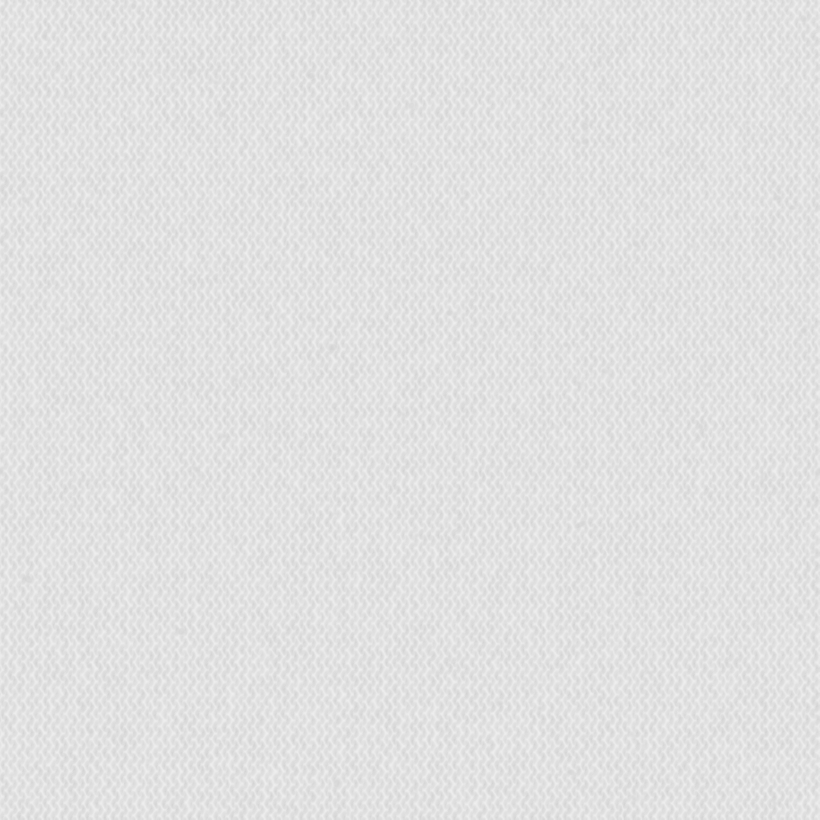
#> input picture data/fabric/fabric_0035_roughness_4k.jpg, 4096 x 4096 px (shown at 1/5 size)
$ python split_swatches_10h10v.py --input-dir ../data/fabric --output-dir out
#> lines starting #> are read from the running program, lines starting #| are printed output that depends on the picture
### paper_pipeline/cloth_pipeline_config.py
from __future__ import annotations

from pathlib import Path
from typing import Iterable, List

# -----------------------------------------------------------------------------
# Shared physical scale
# -----------------------------------------------------------------------------
REF_W_PX: int = 3755
REF_W_CM: float = 100.0
PX_PER_CM: float = REF_W_PX / REF_W_CM
SWATCH_CM: float = 10.0
SWATCH_PX: int = int(round(SWATCH_CM * PX_PER_CM))

# -----------------------------------------------------------------------------
# Shared processing parameters
# -----------------------------------------------------------------------------
ALPHA_THRESHOLD: int = 10
RANDOM_SEED: int = 42
VALID_IMAGE_EXTENSIONS = (".png", ".jpg", ".jpeg", ".webp")

# Greedy packing
PACK_SCAN_STEP_PX: int = 10
PACK_OFFSET_MODE: str = "coarse"  # single | coarse | full

# Segmentation
REMBG_MODEL_NAME: str = "u2net"

# Optional slicing
SLICE_PARTS: int = 10


def ensure_dir(path: Path | str) -> Path:
    out = Path(path)
    out.mkdir(parents=True, exist_ok=True)
    return out


def sorted_image_files(folder: Path | str, *, recursive: bool = False) -> List[Path]:
    folder = Path(folder)
    if not folder.exists():
        return []

    if recursive:
        candidates = folder.rglob("*")
    else:
        candidates = folder.iterdir()

    files = [
        path
        for path in candidates
        if path.is_file() and path.suffix.lower() in VALID_IMAGE_EXTENSIONS
    ]
    return sorted(files, key=lambda p: p.as_posix().lower())


def split_sizes(total: int, parts: int) -> List[int]:
    if parts <= 0:
        raise ValueError("parts must be positive")
    base = total // parts
    remainder = total % parts
    return [base + (1 if idx < remainder else 0) for idx in range(parts)]


def cumulative_starts(sizes: Iterable[int]) -> List[int]:
    starts: List[int] = []
    offset = 0
    for size in sizes:
        starts.append(offset)
        offset += int(size)
    return starts


def cm_to_px(cm: float) -> int:
    return int(round(cm * PX_PER_CM))


def px_to_cm(px: int | float) -> float:
    return float(px) / PX_PER_CM

### paper_pipeline/split_swatches_10h10v.py
# -*- coding: utf-8 -*-
"""Optional utility: split swatches into 10 horizontal and 10 vertical slices.

This was extracted from preprocessing so the main pipeline stays modular.
"""

from __future__ import annotations

import argparse
import csv
from pathlib import Path
from typing import Optional, Sequence

from PIL import Image, ImageOps

from cloth_pipeline_config import SLICE_PARTS, cumulative_starts, ensure_dir, sorted_image_files, split_sizes

SKIP_SUFFIXES = ("_packing_vis", "_occupied_mask", "_mask", "_preview")


def parse_args(argv: Optional[Sequence[str]] = None) -> argparse.Namespace:
    parser = argparse.ArgumentParser(description="Split swatch images into 10h / 10v strips.")
    parser.add_argument("--input-dir", required=True, help="Input root containing swatch PNG files.")
    parser.add_argument("--output-dir", required=True, help="Output root for sliced swatches.")
    parser.add_argument(
        "--parts",
        type=int,
        default=SLICE_PARTS,
        help=f"Number of horizontal / vertical parts. Default: {SLICE_PARTS}",
    )
    return parser.parse_args(argv)


def should_process(path: Path) -> bool:
    stem = path.stem
    if any(stem.endswith(suffix) for suffix in SKIP_SUFFIXES):
        return False
    return True


def split_one_image(image_path: Path, output_root: Path, input_root: Path, parts: int) -> dict:
#> called with parts = 10
    image = ImageOps.exif_transpose(Image.open(image_path).convert("RGBA"))
    width, height = image.size
#> width = 4096; height = 4096

    relative_parent = image_path.parent.relative_to(input_root)
    swatch_dir = ensure_dir(output_root / relative_parent / image_path.stem)

    h_sizes = split_sizes(height, parts)
    h_starts = cumulative_starts(h_sizes)
    for idx, (y, hh) in enumerate(zip(h_starts, h_sizes)):
        band = image.crop((0, y, width, y + hh))
        band.save(swatch_dir / f"{image_path.stem}_H_{idx:02d}.png")
#> this loop made 10 passes
#> pass 1, in split_one_image, `band = image.crop((0, y, width, y + hh))`:
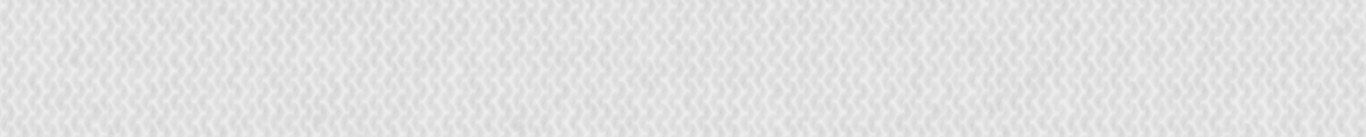
#> band: PIL image 4096x410 RGBA (shown at 1/3 size); mean R, G, B, A 225.8, 225.8, 225.8, 255

    w_sizes = split_sizes(width, parts)
    w_starts = cumulative_starts(w_sizes)
    for idx, (x, ww) in enumerate(zip(w_starts, w_sizes)):
        band = image.crop((x, 0, x + ww, height))
        band.save(swatch_dir / f"{image_path.stem}_V_{idx:02d}.png")
#> this loop made 10 passes
#> pass 1, in split_one_image, `band = image.crop((x, 0, x + ww, height))`:
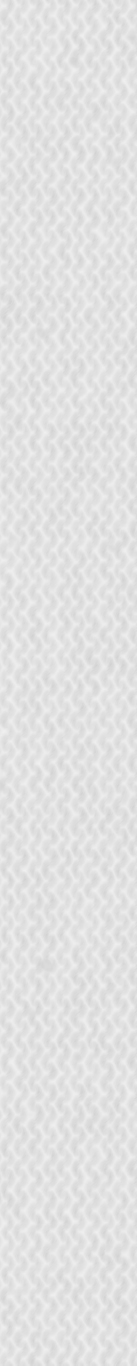
#> band: PIL image 410x4096 RGBA (shown at 1/3 size); mean R, G, B, A 225.8, 225.8, 225.8, 255

    return {
        "src_image": str(image_path.relative_to(input_root)),
        "output_dir": str(swatch_dir.relative_to(output_root)),
        "width_px": width,
        "height_px": height,
        "parts": parts,
        "num_outputs": parts * 2,
    }


def main(argv: Optional[Sequence[str]] = None) -> int:
    args = parse_args(argv)
    input_root = Path(args.input_dir)
    output_root = ensure_dir(args.output_dir)

    if not input_root.exists():
        raise SystemExit(f"Input directory does not exist: {input_root}")

    image_files = [path for path in sorted_image_files(input_root, recursive=True) if should_process(path)]
    summary_path = output_root / "slice_summary.csv"

    with summary_path.open("w", newline="", encoding="utf-8") as csv_file:
        writer = csv.DictWriter(
            csv_file,
            fieldnames=["src_image", "output_dir", "width_px", "height_px", "parts", "num_outputs", "status", "error"],
        )
        writer.writeheader()

        for idx, image_path in enumerate(image_files, start=1):
            try:
                row = split_one_image(image_path, output_root, input_root, args.parts)
                row.update({"status": "ok", "error": ""})
                writer.writerow(row)
                print(f"[{idx}/{len(image_files)}] 완료: {image_path.name}")
            except Exception as exc:
                writer.writerow(
                    {
                        "src_image": str(image_path.relative_to(input_root)),
                        "output_dir": "",
                        "width_px": "",
                        "height_px": "",
                        "parts": args.parts,
                        "num_outputs": 0,
                        "status": "error",
                        "error": str(exc),
                    }
                )
                print(f"[{idx}/{len(image_files)}] 실패: {image_path.name} | {exc}")

    print(f"✅ slicing finished -> {summary_path}")
    return 0


if __name__ == "__main__":
    raise SystemExit(main())
#> (the program exits here)
